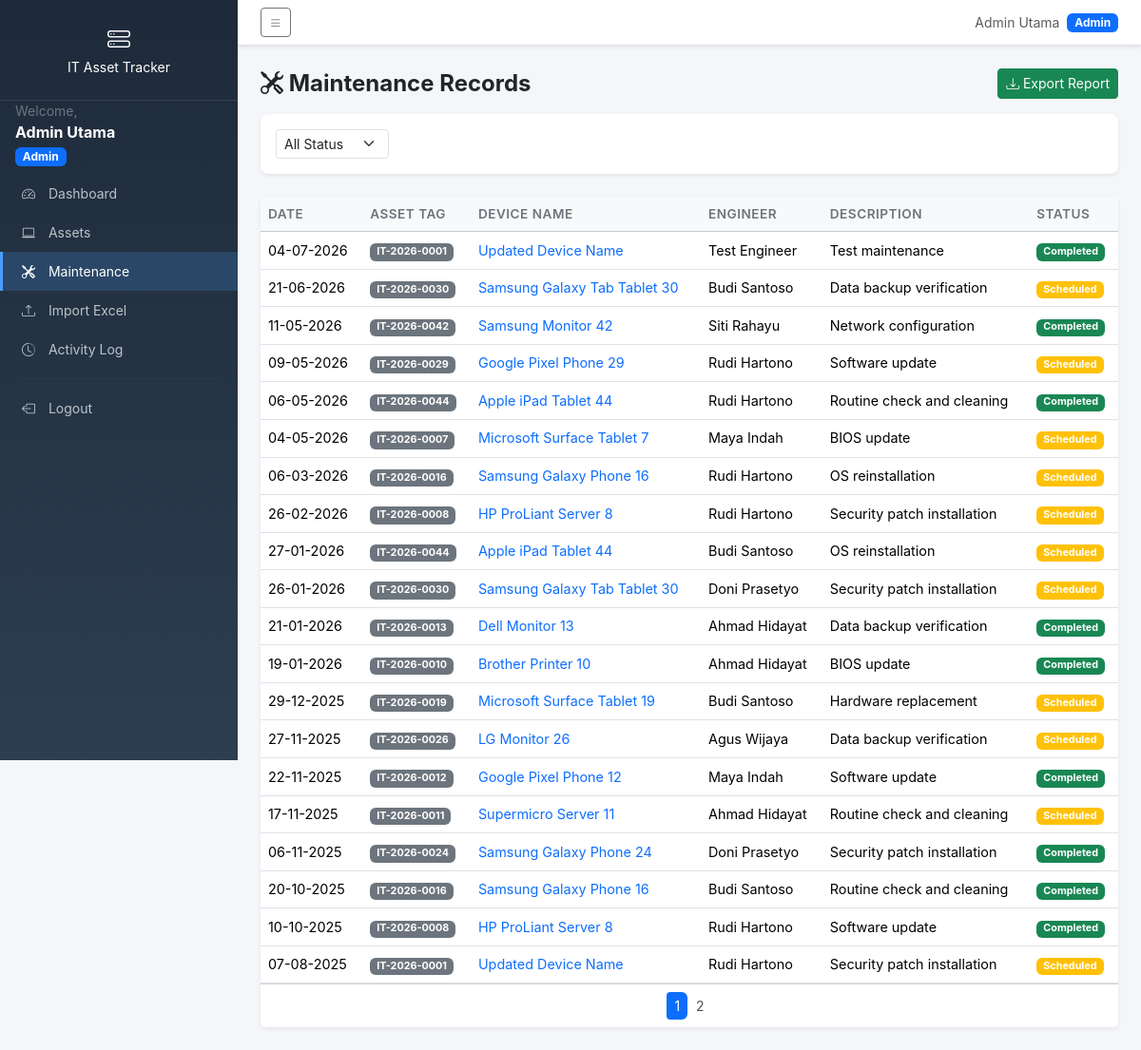
/maintenance (signed in), run on the app's committed database.
### models/user.py (models this page shows, shortened)
class User(UserMixin, db.Model):
    __tablename__ = 'users'
    id = db.Column(db.Integer, primary_key=True)
    username = db.Column(db.String(80), unique=True, nullable=False)
    email = db.Column(db.String(120), unique=True, nullable=False)
    password_hash = db.Column(db.String(256), nullable=False)
    full_name = db.Column(db.String(120), nullable=False)
    role = db.Column(db.String(20), nullable=False, default='Engineer')
    def is_admin(self):
        return self.role == 'Admin'

### models/maintenance.py (models this page shows, shortened)
class Maintenance(db.Model):
    __tablename__ = 'maintenance_records'
    id = db.Column(db.Integer, primary_key=True)
    asset_id = db.Column(db.Integer, db.ForeignKey('assets.id'), nullable=False)
    maintenance_date = db.Column(db.Date, nullable=False)
    engineer = db.Column(db.String(120), nullable=False)
    description = db.Column(db.Text, nullable=False)
    status = db.Column(db.String(30), nullable=False, default='Scheduled')
    attachment = db.Column(db.String(255))
    created_at = db.Column(db.DateTime, default=datetime.utcnow)

### models/asset.py (models this page shows, shortened)
class Asset(db.Model):
    __tablename__ = 'assets'
    id = db.Column(db.Integer, primary_key=True)
    asset_tag = db.Column(db.String(50), unique=True, nullable=False)
    device_name = db.Column(db.String(120), nullable=False)
    category = db.Column(db.String(80), nullable=False)
    brand = db.Column(db.String(80))
    model = db.Column(db.String(80))
    serial_number = db.Column(db.String(100), unique=True)
    purchase_date = db.Column(db.Date)
    warranty_expiration = db.Column(db.Date)
    vendor_id = db.Column(db.Integer, db.ForeignKey('vendors.id'))
    assigned_user = db.Column(db.String(120))
    department_id = db.Column(db.Integer, db.ForeignKey('departments.id'))
    location = db.Column(db.String(120))
    status = db.Column(db.String(30), nullable=False, default='Available')
    condition = db.Column(db.String(30), default='Good')
    notes = db.Column(db.Text)
    created_at = db.Column(db.DateTime, default=datetime.utcnow)
    updated_at = db.Column(db.DateTime, default=datetime.utcnow, onupdate=datetime.utcnow)
    maintenance_records = db.relationship('Maintenance', backref='asset', lazy=True, cascade='all, delete-orphan')
    documents = db.relationship('Document', backref='asset', lazy=True, cascade='all, delete-orphan')

### routes/maintenance.py (the view)
@maintenance_bp.route('/maintenance')
@login_required
def list_maintenance():
    page = request.args.get('page', 1, type=int)
    per_page = 20
    status_filter = request.args.get('status', '')
    query = Maintenance.query
    if status_filter:
        query = query.filter(Maintenance.status == status_filter)
    query = query.order_by(Maintenance.maintenance_date.desc())
    pagination = query.paginate(page=page, per_page=per_page, error_out=False)
    records = pagination.items
    return render_template(
        'maintenance/list.html',
        records=records,
        pagination=pagination,
        status_filter=status_filter
    )

### templates/maintenance/list.html (shortened to what this page needs)
{% extends "base.html" %}
{% block content %}
<div class="d-flex justify-content-between align-items-center mb-3">
    <h4 class="fw-bold mb-0"><i class="bi bi-tools"></i> Maintenance Records</h4>
    <a href="{{ url_for('assets.export_maintenance') }}" class="btn btn-success btn-sm">
        <i class="bi bi-download"></i> Export Report
    </a>
</div>
<div class="card border-0 shadow-sm mb-4">
    <div class="card-body">
        <form method="GET" class="row g-2">
            <div class="col-auto">
                <select name="status" class="form-select form-select-sm" onchange="this.form.submit()">
                    <option value="">All Status</option>
                </select>
            </div>
        </form>
    </div>
</div>
<div class="card border-0 shadow-sm">
    <div class="table-responsive">
        <table class="table table-hover align-middle mb-0">
            <thead class="table-light">
                <tr>
                    <th>Date</th>
                    <th>Asset Tag</th>
                    <th>Device Name</th>
                    <th>Engineer</th>
                    <th>Description</th>
                    <th>Status</th>
                </tr>
            </thead>
            <tbody>
                {% for r in records %}
                <tr>
                    <td>{{ r.maintenance_date.strftime('%d-%m-%Y') }}</td>
                    <td><span class="badge bg-secondary">{{ r.asset.asset_tag if r.asset else 'N/A' }}</span></td>
                    <td>
                        {% if r.asset %}
                        <a href="{{ url_for('assets.detail_asset', asset_id=r.asset_id) }}" class="text-decoration-none">{{ r.asset.device_name }}</a>
                        {% else %}Deleted{% endif %}
                    </td>
                    <td>{{ r.engineer }}</td>
                    <td class="text-truncate" style="max-width:250px">{{ r.description }}</td>
                    <td><span class="badge bg-{{ 'success' if r.status == 'Completed' else 'warning' }}">{{ r.status }}</span></td>
                </tr>
                {% endfor %}
            </tbody>
        </table>
    </div>
    {% if pagination.pages > 1 %}
    <div class="card-footer bg-white">
        <nav>
            <ul class="pagination pagination-sm justify-content-center mb-0">
                {% for page_num in pagination.iter_pages() %}
                    {% if page_num %}
                        <li class="page-item {{ 'active' if page_num == pagination.page }}">
                            <a class="page-link" href="{{ url_for('maintenance.list_maintenance', page=page_num, status=status_filter) }}">{{ page_num }}</a>
                        </li>
                    {% else %}
                        <li class="page-item disabled"><span class="page-link">...</span></li>
                    {% endif %}
                {% endfor %}
            </ul>
        </nav>
    </div>
    {% endif %}
</div>
{% endblock %}

### templates/base.html (shortened to what this page needs)
<!DOCTYPE html>
<html lang="en">
<head>
    <link href="https://cdn.jsdelivr.net/npm/bootstrap@5.3.2/dist/css/bootstrap.min.css" rel="stylesheet">
    <link href="https://cdn.jsdelivr.net/npm/bootstrap-icons@1.11.3/font/bootstrap-icons.css" rel="stylesheet">
    <link href="{{ url_for('static', filename='css/style.css') }}" rel="stylesheet">
</head>
<body>
{% if current_user.is_authenticated %}
<div class="d-flex" id="wrapper">
    <div class="sidebar" id="sidebar">
        <div class="sidebar-heading text-center py-4">
            <i class="bi bi-hdd-stack fs-4"></i>
            <span class="d-block small">IT Asset Tracker</span>
        </div>
        <div class="px-3 mb-2">
            <div class="small text-secondary">Welcome,</div>
            <div class="fw-bold text-truncate">{{ current_user.full_name }}</div>
            <span class="badge bg-{{ 'primary' if current_user.is_admin() else 'secondary' }}">{{ current_user.role }}</span>
        </div>
        <ul class="nav flex-column">
            <li class="nav-item">
                <a class="nav-link {{ 'active' if request.endpoint == 'dashboard.index' }}" href="{{ url_for('dashboard.index') }}">
                    <i class="bi bi-speedometer2"></i> Dashboard
                </a>
            </li>
            <li class="nav-item">
                <a class="nav-link {{ 'active' if request.endpoint and request.endpoint.startswith('assets') }}" href="{{ url_for('assets.list_assets') }}">
                    <i class="bi bi-laptop"></i> Assets
                </a>
            </li>
            <li class="nav-item">
                <a class="nav-link {{ 'active' if request.endpoint and request.endpoint.startswith('maintenance') }}" href="{{ url_for('maintenance.list_maintenance') }}">
                    <i class="bi bi-tools"></i> Maintenance
                </a>
            </li>
            <li class="nav-item">
                <a class="nav-link {{ 'active' if request.endpoint == 'assets.import_assets' }}" href="{{ url_for('assets.import_assets') }}">
                    <i class="bi bi-upload"></i> Import Excel
                </a>
            </li>
            <li class="nav-item">
                <a class="nav-link {{ 'active' if request.endpoint == 'activity.list_activity' }}" href="{{ url_for('activity.list_activity') }}">
                    <i class="bi bi-clock-history"></i> Activity Log
                </a>
            </li>
            <li class="nav-divider"><hr></li>
            <li class="nav-item">
                <a class="nav-link" href="{{ url_for('auth.logout') }}">
                    <i class="bi bi-box-arrow-left"></i> Logout
                </a>
            </li>
        </ul>
    </div>
    <div id="page-content-wrapper">
        <nav class="navbar navbar-expand navbar-light bg-white border-bottom shadow-sm px-4">
            <button class="btn btn-outline-secondary btn-sm" id="menu-toggle">
                <i class="bi bi-list"></i>
            </button>
            <span class="ms-auto d-flex align-items-center gap-2">
                <span class="text-muted small">{{ current_user.full_name }}</span>
                <span class="badge bg-{{ 'primary' if current_user.is_admin() else 'secondary' }}">{{ current_user.role }}</span>
            </span>
        </nav>
        <div class="container-fluid px-4 py-4">
{% else %}
<div class="container-fluid">
{% endif %}
    {% block content %}{% endblock %}
{% if current_user.is_authenticated %}
        </div>
    </div>
</div>
{% else %}
</div>
{% endif %}
</body>
</html>

### static/css/style.css (style rules this page uses)
:root { --sidebar-width: 250px; }
body { font-family: -apple-system, BlinkMacSystemFont, 'Segoe UI', Roboto, Oxygen, Ubuntu, sans-serif; background: #f5f6fa; overflow-x: hidden; }
#wrapper { display: flex; min-height: 100vh; }
.sidebar { width: var(--sidebar-width); background: linear-gradient(180deg, #1e2a3a 0%, #2c3e50 100%); color: #fff; position: fixed; top: 0; left: 0; height: 100vh; z-index: 1000; overflow-y: auto; transition: margin-left 0.3s; }
.sidebar .sidebar-heading { border-bottom: 1px solid rgba(255,255,255,0.1); }
.sidebar .nav-link { color: rgba(255,255,255,0.7); padding: 10px 20px; font-size: 14px; border-left: 3px solid transparent; transition: all 0.2s; }
.sidebar .nav-link.active { color: #fff; background: rgba(74, 158, 255, 0.2); border-left-color: #4a9eff; }
.sidebar .nav-link i { margin-right: 10px; width: 20px; text-align: center; }
.sidebar .nav-divider hr { margin: 10px 20px; border-color: rgba(255,255,255,0.1); }
#page-content-wrapper { width: 100%; margin-left: var(--sidebar-width); transition: margin-left 0.3s; }
.card { border-radius: 8px; }
.table th { font-weight: 600; font-size: 0.85rem; color: #6c757d; text-transform: uppercase; letter-spacing: 0.5px; }
.table td { font-size: 0.9rem; vertical-align: middle; }
.btn-sm i { font-size: 0.85rem; }
.pagination .page-link { border: none; margin: 0 2px; border-radius: 6px; color: #495057; }
.pagination .page-item.active .page-link { background: #0d6efd; color: #fff; }

### data on the page
User: full_name "Admin Utama", role "Admin"
Maintenance: maintenance_date "04-07-2026", asset "IT-2026-0001", asset.device_name "Updated Device Name", engineer "Test Engineer", description "Test maintenance", status "Completed"
Maintenance: maintenance_date "21-06-2026", asset "IT-2026-0030", asset.device_name "Samsung Galaxy Tab Tablet 30", engineer "Budi Santoso", description "Data backup verification", status "Scheduled"
Maintenance: maintenance_date "11-05-2026", asset "IT-2026-0042", asset.device_name "Samsung Monitor 42", engineer "Siti Rahayu", description "Network configuration", status "Completed"
Maintenance: maintenance_date "09-05-2026", asset "IT-2026-0029", asset.device_name "Google Pixel Phone 29", engineer "Rudi Hartono", description "Software update", status "Scheduled"
Maintenance: maintenance_date "06-05-2026", asset "IT-2026-0044", asset.device_name "Apple iPad Tablet 44", engineer "Rudi Hartono", description "Routine check and cleaning", status "Completed"
Maintenance: maintenance_date "04-05-2026", asset "IT-2026-0007", asset.device_name "Microsoft Surface Tablet 7", engineer "Maya Indah", description "BIOS update", status "Scheduled"
Maintenance: maintenance_date "06-03-2026", asset "IT-2026-0016", asset.device_name "Samsung Galaxy Phone 16", engineer "Rudi Hartono", description "OS reinstallation", status "Scheduled"
Maintenance: maintenance_date "26-02-2026", asset "IT-2026-0008", asset.device_name "HP ProLiant Server 8", engineer "Rudi Hartono", description "Security patch installation", status "Scheduled"
Maintenance: maintenance_date "27-01-2026", asset "IT-2026-0044", asset.device_name "Apple iPad Tablet 44", engineer "Budi Santoso", description "OS reinstallation", status "Scheduled"
Maintenance: maintenance_date "26-01-2026", asset "IT-2026-0030", asset.device_name "Samsung Galaxy Tab Tablet 30", engineer "Doni Prasetyo", description "Security patch installation", status "Scheduled"
Maintenance: maintenance_date "21-01-2026", asset "IT-2026-0013", asset.device_name "Dell Monitor 13", engineer "Ahmad Hidayat", description "Data backup verification", status "Completed"
Maintenance: maintenance_date "19-01-2026", asset "IT-2026-0010", asset.device_name "Brother Printer 10", engineer "Ahmad Hidayat", description "BIOS update", status "Completed"
Maintenance: maintenance_date "29-12-2025", asset "IT-2026-0019", asset.device_name "Microsoft Surface Tablet 19", engineer "Budi Santoso", description "Hardware replacement", status "Scheduled"
Maintenance: maintenance_date "27-11-2025", asset "IT-2026-0026", asset.device_name "LG Monitor 26", engineer "Agus Wijaya", description "Data backup verification", status "Scheduled"
Maintenance: maintenance_date "22-11-2025", asset "IT-2026-0012", asset.device_name "Google Pixel Phone 12", engineer "Maya Indah", description "Software update", status "Completed"
Maintenance: maintenance_date "17-11-2025", asset "IT-2026-0011", asset.device_name "Supermicro Server 11", engineer "Ahmad Hidayat", description "Routine check and cleaning", status "Scheduled"
Maintenance: maintenance_date "06-11-2025", asset "IT-2026-0024", asset.device_name "Samsung Galaxy Phone 24", engineer "Doni Prasetyo", description "Security patch installation", status "Completed"
Maintenance: maintenance_date "20-10-2025", asset "IT-2026-0016", asset.device_name "Samsung Galaxy Phone 16", engineer "Budi Santoso", description "Routine check and cleaning", status "Completed"
Maintenance: maintenance_date "10-10-2025", asset "IT-2026-0008", asset.device_name "HP ProLiant Server 8", engineer "Rudi Hartono", description "Software update", status "Completed"
Maintenance: maintenance_date "07-08-2025", asset "IT-2026-0001", asset.device_name "Updated Device Name", engineer "Rudi Hartono", description "Security patch installation", status "Scheduled"

### other printed values
{{ page_num }} "1" "2"
